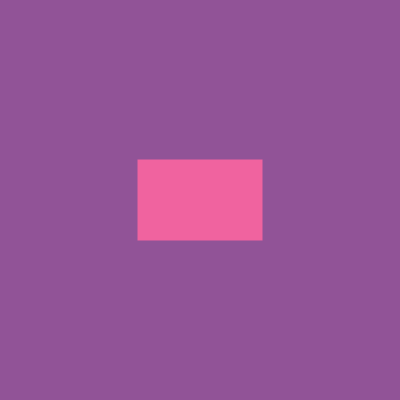
Frame 1 (no input)
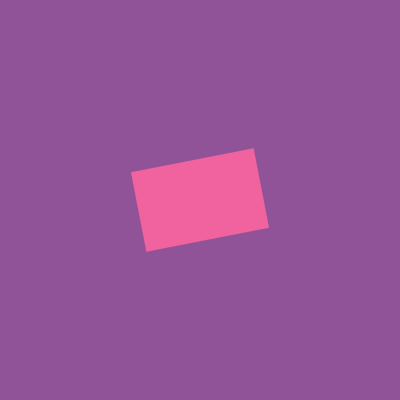
Frame 60 (no input)
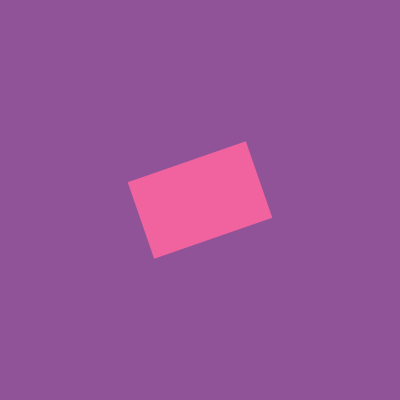
Frame 120 (the mouse pressed at the canvas centre since frame 60)

The p5.js sketch that drew these frames (run headless with seeded random() and noise() and a simulated clock; from frame 60 on, the mouse is pressed at the canvas centre):

// p5.js sketch
// ── sketch.js
let angle = 0;

function setup() {
  createCanvas(400, 400);
  angleMode(RADIANS);
}

function draw() {
  background(145, 83, 151);
  noStroke();
  fill(240, 99, 159);
  rectMode(CENTER);
  translate(200, 200);
  rotate(angle);
  rect(0, 0, 125, 81);
  angle += 0.05;
}
